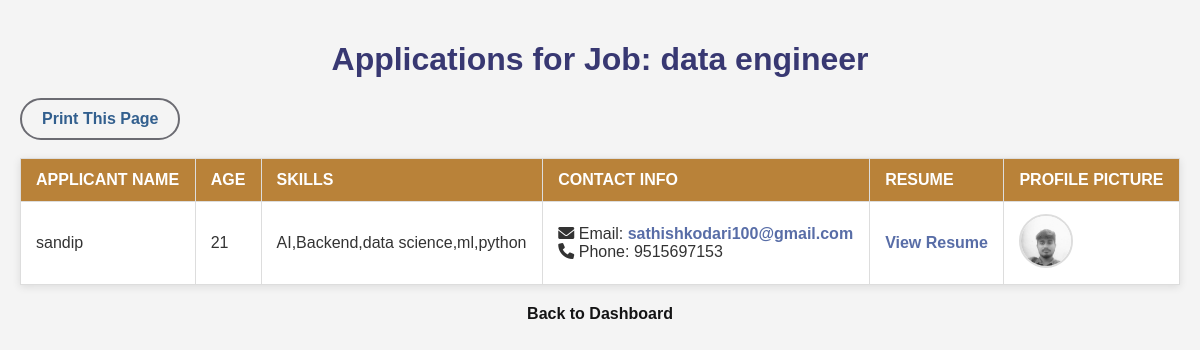
Page /admin_dashboard/applications/6 (signed in) on the committed database.
### tables this page shows
CREATE TABLE career_options (
            id INTEGER PRIMARY KEY AUTOINCREMENT,
            name TEXT NOT NULL,
            description TEXT NOT NULL,
            learn_more TEXT NOT NULL,
            skills_required TEXT,
            application_form_url TEXT,
            is_vacant INTEGER DEFAULT 1,
            total_labour_vacancy INTEGER DEFAULT 0,
            posted_by TEXT,
            posted_date DATETIME DEFAULT CURRENT_TIMESTAMP
        );

CREATE TABLE applications (
            id INTEGER PRIMARY KEY AUTOINCREMENT,
            job_id INTEGER NOT NULL,
            applicant_name TEXT NOT NULL,
            contact_info TEXT,
            resume_filename TEXT, applicant_email TEXT, applicant_phone TEXT, first_name TEXT, last_name TEXT, dob TEXT, address TEXT, pincode TEXT, experience REAL, skills_applied TEXT, preferred_location TEXT, user_id INTEGER,
            FOREIGN KEY(job_id) REFERENCES career_options(id)
        );

CREATE TABLE users (
            username TEXT NOT NULL,
            password TEXT NOT NULL,
            age INTEGER,
            profile_pic TEXT,
            skills TEXT,
            role TEXT NOT NULL DEFAULT 'job_seeker', security_question TEXT, security_answer TEXT,
            PRIMARY KEY (username, role)
        );

### app.py (the view)
@app.route('/admin_dashboard/applications/<int:job_id>')
@admin_required
def view_applications(job_id):
    db = get_db()
    username = current_user.username
    job = db.execute("SELECT * FROM career_options WHERE id = ? AND posted_by = ?", (job_id, username)).fetchone()
    if not job:
        abort(404)
    query = """
        SELECT
            a.id,
            a.applicant_name,
            a.applicant_email,
            a.applicant_phone,
            a.resume_filename,
            u.age,
            u.skills,
            u.profile_pic
        FROM applications a
        LEFT JOIN users u ON a.applicant_name = u.username
        WHERE a.job_id = ?
    """
    applications = db.execute(query, (job_id,)).fetchall()
    return render_template("applications.html", job=job, applications=applications)

### app.py (called while the page is built)
def get_db():
    db = getattr(g, '_database', None)
    if db is None:
        db = g._database = sqlite3.connect(DATABASE)
    db.row_factory = sqlite3.Row
    return db

@app.teardown_appcontext
def close_connection(exception):
    db = getattr(g, '_database', None)
    if db:
        db.close()

@login_manager.user_loader
def load_user(user_id):
    return User.get(user_id)

def admin_required(f):
    @wraps(f)
    def decorated_function(*args, **kwargs):
        if not current_user.is_authenticated or current_user.role != 'admin':
            flash("Admin access required.", "error")
            return redirect(url_for('login'))
        return f(*args, **kwargs)
    return decorated_function

    @staticmethod
    def get(user_id):
        if ':' not in user_id:
            return None
        username, role = user_id.split(':', 1)
        db = get_db()
        user_row = db.execute("SELECT * FROM users WHERE username = ? AND role = ?", (username, role)).fetchone()
        if not user_row:
            return None
        return User(
            username=user_row['username'],
            age=user_row['age'],
            skills=user_row['skills'],
            profile_pic=user_row['profile_pic'],
            role=user_row['role']
        )

### templates/applications.html (shortened to what this page needs)
<!DOCTYPE html>
<html lang="en">
<head>
    <link rel="stylesheet" href="{{ url_for('static', filename='applications.css') }}">
    <link rel="stylesheet" href="https://cdnjs.cloudflare.com/ajax/libs/font-awesome/6.0.0/css/all.min.css">
</head>
<body>
    <h1>Applications for Job: {{ job.name }}</h1>
     <button type="button" id="print-btn"> Print This Page</button>
    <br>
    <br>
    <table>
        <thead>
            <tr>
                <th>Applicant Name</th>
                <th>Age</th>
                <th>Skills</th>
                <th>Contact Info</th>
                <th>Resume</th>
                <th>Profile Picture</th>
            </tr>
        </thead>
        <tbody>
            {% for app in applications %}
            <tr>
                <td>{{ app.applicant_name }}</td>
                <td>{{ app.age or 'N/A' }}</td>
                <td>{{ app.skills or 'N/A' }}</td>
                <td>
                    {% if app.applicant_email or app.applicant_phone %}
                        {% if app.applicant_email %}
                            <i class="fas fa-envelope"></i> Email: <a href="mailto:{{ app.applicant_email }}">{{ app.applicant_email }}</a><br>
                        {% endif %}
                        {% if app.applicant_phone %}
                            <i class="fas fa-phone"></i> Phone: {{ app.applicant_phone }}
                        {% endif %}
                    {% else %}
                        N/A
                    {% endif %}
                </td>
                <td>
                    {% if app.resume_filename %}
                        <a href="{{ url_for('uploaded_resume', filename=app.resume_filename) }}" target="_blank">View Resume</a>
                    {% else %}
                        N/A
                    {% endif %}
                </td>
                <td>
                    {% if app.profile_pic %}
                        <img src="{{ url_for('static', filename='profile_pics/' + app.profile_pic) }}" alt="{{ app.applicant_name }}'s profile picture" width="50" height="50">
                    {% else %}
                        N/A
                    {% endif %}
                </td>
            </tr>
            {% else %}
            <tr>
                <td colspan="6" style="text-align: center;">No applications yet for this job.</td>
            </tr>
            {% endfor %}
        </tbody>
    </table>
    <p><a href="{{ url_for('admin_dashboard') }}">Back to Dashboard</a></p>
</body>
</html>

### static/applications.css (style rules this page uses)
body { font-family: Arial, sans-serif; background-color: #f4f4f4; color: #333; margin: 0; padding: 20px; }
h1 { text-align: center; color: #383872; margin-bottom: 20px; }
table { width: 100%; border-collapse: collapse; margin: 0 auto; background-color: #fff; box-shadow: 0 2px 8px rgba(0, 0, 0, 0.1); }
th, td { padding: 12px 15px; border: 1px solid #ddd; text-align: left; }
thead { background-color: #b98239; color: white; }
th { font-weight: bold; text-transform: uppercase; }
td a { color: #586da7; text-decoration: none; font-weight: bold; }
img { border-radius: 50%; border: 2px solid #ddd; object-fit: cover; }
p a { display: block; text-align: center; margin-top: 20px; color: #141415; text-decoration: none; font-weight: bold; }
#print-btn { padding: 10px 20px; color: #325f8e; font-size: 16px; font-weight: bold; background-color: transparent; border: 2px solid #6b6b72; border-radius: 30px; cursor: pointer; transition: all 0.3s ease; }

### rows in the picture
career_options: name "data engineer"
applications: applicant_name "sandip", age "21", skills "AI,Backend,data science,ml,python", applicant_email "sathishkodari100@gmail.com", applicant_phone "9515697153", profile_pic (picture)
